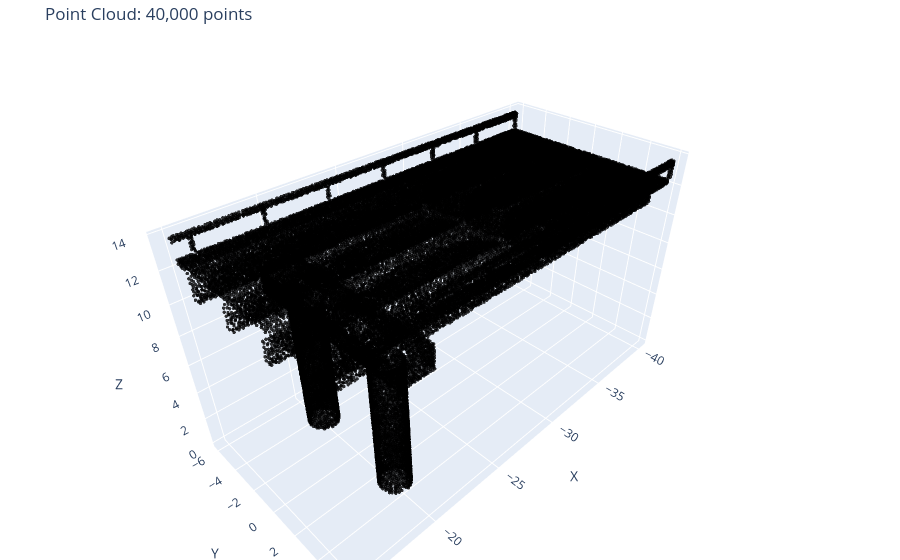

Notebook code cell kept with this figure:
### Code cell
import open3d as o3d
import numpy as np
import plotly.graph_objects as go

pcd = o3d.io.read_point_cloud("/storage/jothi/Yash/Datasets/correct_instance_labeled datasets_with_normals/Bridge CG 01_instance_cloud_crop_0.ply")

points = np.asarray(pcd.points)

# Use RGB colours if available
if pcd.has_colors():
    colors = np.asarray(pcd.colors)
    rgb = (colors * 255).astype(np.uint8)
    marker_color = [
        f"rgb({r},{g},{b})" for r, g, b in rgb
    ]
else:
    marker_color = "royalblue"

fig = go.Figure(data=[
    go.Scatter3d(
        x=points[:, 0],
        y=points[:, 1],
        z=points[:, 2],
        mode="markers",
        marker=dict(
            size=2,
            color=marker_color,
            opacity=0.8
        )
    )
])

fig.update_layout(
    scene=dict(
        aspectmode="data",
        xaxis_title="X",
        yaxis_title="Y",
        zaxis_title="Z"
    ),
    title=f"Point Cloud: {len(points):,} points",
    margin=dict(l=0, r=0, b=0, t=40)
)

fig.show()

### Figure 1 — Plotly figure (JSON) as saved in the notebook; plotly's stock layout.template omitted (floating-point values rounded to 4 significant figures; data arrays with more than 128 entries replaced by an {"elided": "..."} marker saying what was removed)
{"data": [{"marker": {"color": {"elided": "40000 str values"}, "opacity": 0.8, "size": 2}, "mode": "markers", "type": "scatter3d", "x": {"elided": "40000 float values"}, "y": {"elided": "40000 float values"}, "z": {"elided": "40000 float values"}}], "layout": {"margin": {"b": 0, "l": 0, "r": 0, "t": 40}, "scene": {"aspectmode": "data", "xaxis": {"title": {"text": "X"}}, "yaxis": {"title": {"text": "Y"}}, "zaxis": {"title": {"text": "Z"}}}, "title": {"text": "Point Cloud: 40,000 points"}}}
